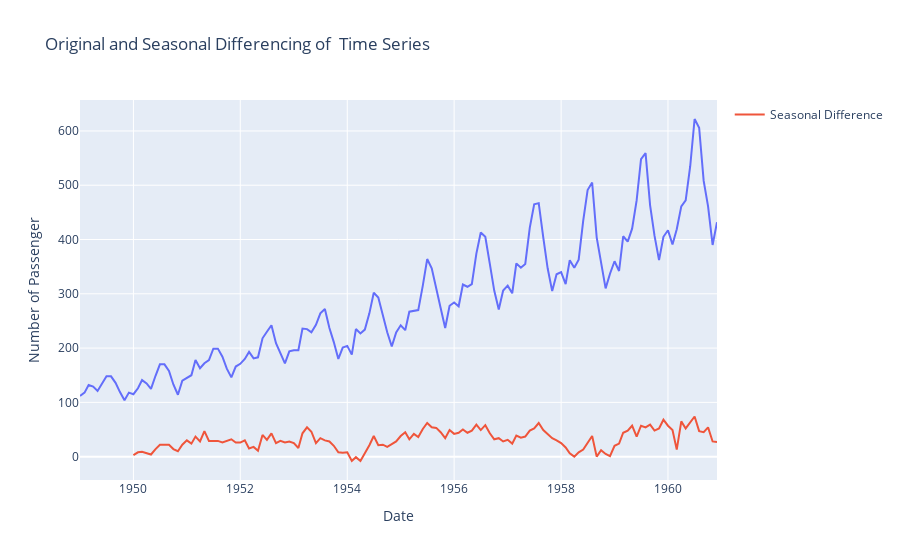

Here is the notebook cell this chart was saved with:
### Code cell
fig = px.line(
    df,
    x=df.index,
    y="Number of Passenger",
    title="Original and Seasonal Differencing of  Time Series",
)
fig.add_scatter(
    x=df.index, y=df["Seasonal_Difference"], mode="lines", name="Seasonal Difference"
)
fig.show()

### Figure 1 — Plotly figure (JSON) as saved in the notebook; plotly's stock layout.template omitted (floating-point values rounded to 4 significant figures; data arrays with more than 128 entries replaced by an {"elided": "..."} marker saying what was removed)
{"data": [{"hovertemplate": "Date=%{x}<br>Number of Passenger=%{y}<extra></extra>", "legendgroup": "", "line": {"color": "#636efa", "dash": "solid"}, "mode": "lines", "name": "", "orientation": "v", "showlegend": false, "type": "scatter", "x": {"elided": "144 str values"}, "xaxis": "x", "y": {"elided": "144 int values"}, "yaxis": "y"}, {"mode": "lines", "name": "Seasonal Difference", "type": "scatter", "x": {"elided": "144 str values"}, "y": {"elided": "144 int values"}}], "layout": {"legend": {"tracegroupgap": 0}, "title": {"text": "Original and Seasonal Differencing of  Time Series"}, "xaxis": {"anchor": "y", "domain": [0, 1], "title": {"text": "Date"}}, "yaxis": {"anchor": "x", "domain": [0, 1], "title": {"text": "Number of Passenger"}}}}
